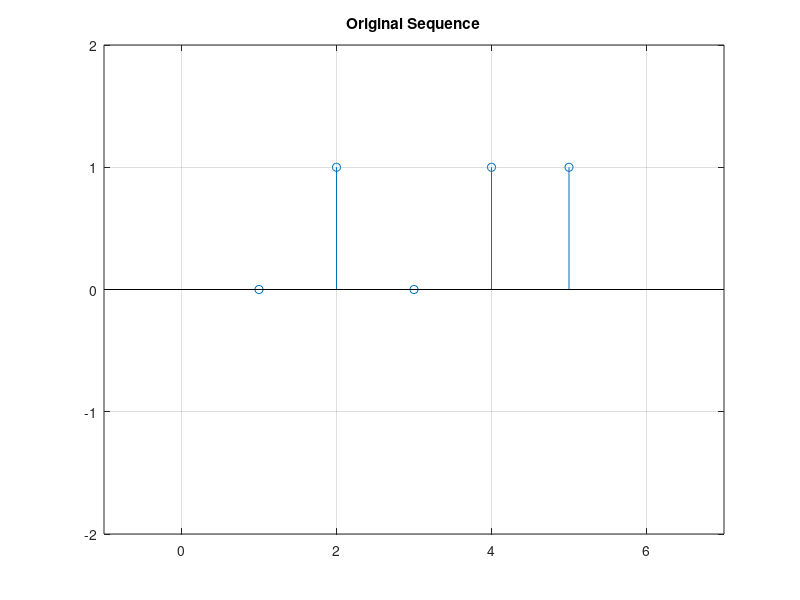
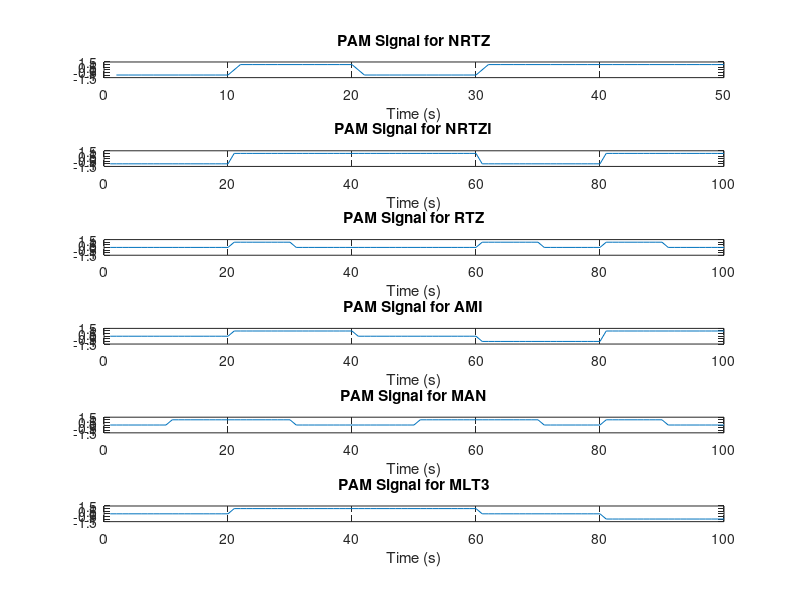
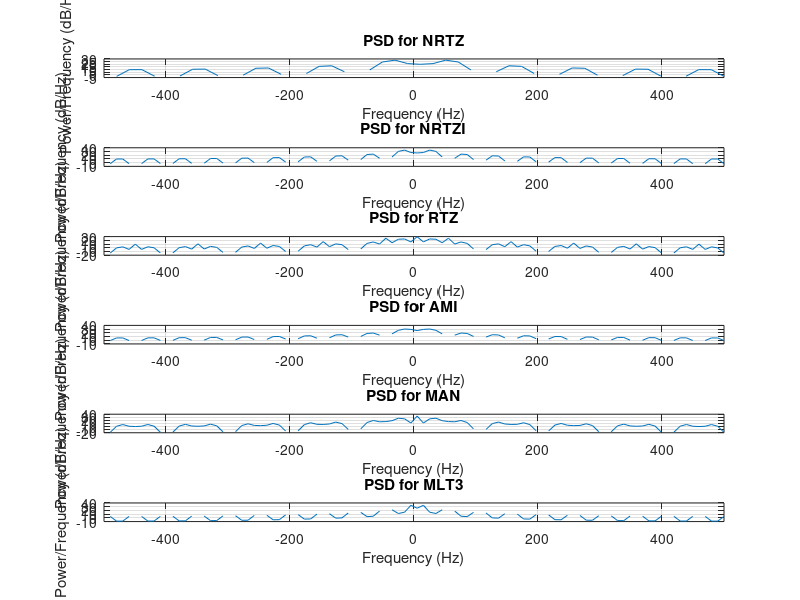

MATLAB code for these plots, in order:
clear; close all; clc;

% Parameters
nBits = 5;   % number of bits
Ts = 1e-3;       % symbol period
T = nBits*Ts;    % total time
t = 0:Ts:T-Ts;   % time vector

% Generate random bits
bits = randi([0 1],1, nBits);
%plot original binary sequence
figure;
stem(bits);xlim([-1 nBits+2]);ylim([-2 2]);title('Original Sequence');
grid on;

% Define pulse shape
pulse_width = 10;  % Width of square pulse in samples
pulse_shape = ones(1, pulse_width);  % Square pulse

% Modulate using different line codes
%%%%%% non-return to zero (NRZ)
nrtz = bits.*2-1;                         

%%%%%%% NRTI
nrzi = zeros(1, length(bits)*2);

%%%%%%% RTZ
rtz = zeros(1, length(bits)*2);
% Set initial signal level to positive
signal_level = -1;

%%%%%%% AMI
pulse = -1;
ami = zeros(1, 2*length(bits)); % Initialize the AMI output vector with zeros
j = 1; % Index variable for the AMI output vector

%%%%%%% MAN 
MAN = zeros(1, length(bits)*2);


%%%%% MLT3
% define the three signal levels
levels = [-1 0 1 0];

% initialize the MLT-3 encoded signal
mlt = zeros(1, 2*length(bits));

% initialize the current signal level of MLT3
current_level = 2;

for i = 1:length(bits)
    
    % Loop through binary data and encode using NRZI
    if bits(i) == 0
        % No transition, keep same signal level
        nrzi(j:j+1) = signal_level;
    else
        % Transition, invert signal level
        signal_level = -signal_level;
        nrzi(j:j+1) = signal_level;
    end
    
    % Modulate using RTZ line code
    if bits(i) == 1
        rtz(2*i-1) = 1;
    else
        rtz(2*i-1) = 0;
    end
    
    % Modulate using AMI (Alternate Mark Inversion) line code
    if bits(i) == 1
        if pulse == -1
            ami(j:j+1) = 1;     
        else
            ami(j:j+1) = -1;
        end
        pulse = -pulse; % Toggle the pulse
    end
    
    % Modulate using Manchester line code
    if bits(i) == 1
        MAN(2*i-1) = 1;
    else
        MAN(2*i) = 1;
    end
    
    % Modulate using MLT3 line code
    % if the current bit is 0, the signal level remains the same
    if bits(i) == 0
        mlt(j:j+1) = levels(current_level);
    % if the current bit is 1, the signal level changes to the next available level
    else
        % change the signal level
        current_level = mod(current_level, 4) + 1;
        % set the new signal level for the current bit
        mlt(j:j+1) = levels(current_level);
    end
     j = j + 2; % Increment the index variable by 2 for each bit
end

% Signals to PAM signals To make plotting like Square waves
signals = {nrtz, nrzi, rtz, ami, MAN, mlt};
signals_names = {'NRTZ', 'NRTZI', 'RTZ', 'AMI', 'MAN', 'MLT3'};
pam_signals = cell(size(signals));

for k = 1:numel(signals)
    signal = signals{k};
    pam_signal = zeros(1, length(signal*pulse_width));
    for i = 1:length(signal)
        start_idx = (i-1)*pulse_width+1;
        end_idx = start_idx+pulse_width-1;
        pam_signal(start_idx:end_idx) = signal(i) * pulse_shape;
    end
    pam_signals{k} = pam_signal;
end

% plotting signals
figure;
for k = 1:numel(pam_signals)
    subplot(numel(pam_signals), 1, k);
    plot(pam_signals{k});
    axis([0 length(pam_signals{k}) -1.5 1.5]); ylim([-1.5 1.5]);
    title(sprintf('PAM Signal for %s', upper(signals_names{k})));
    xlabel('Time (s)');
end

% Plotting PSD
figure;
for k = 1:numel(pam_signals)
    
N = length(pam_signals{k}); % number of samples
Fs = 1/Ts; % sampling frequency
f = linspace(-Fs/2, Fs/2, N);% frequency vector

subplot(numel(pam_signals), 1, k);
plot(f, 10*log10(abs(fftshift(fft(pam_signals{k})) .^ 2)));
xlim([-Fs/2, Fs/2]); grid on;
title(sprintf('PSD for %s', upper(signals_names{k})));
xlabel('Frequency (Hz)');
ylabel('Power/Frequency (dB/Hz)');
end

% 
% % Apply pulse amplitude modulation (PAM) to NRZI signal
% pam_signal_nrzi = zeros(1, length(nrzi*pulse_width));
% for i = 1:length(nrzi)
%     start_idx = (i-1)*pulse_width+1;
%     end_idx = start_idx+pulse_width-1;
%     pam_signal_nrzi(start_idx:end_idx) = nrzi(i) * pulse_shape;
% end
% 
% % Apply pulse amplitude modulation (PAM) to NRZI signal
% pam_signal_rtz = zeros(1, length(rtz*pulse_width));
% for i = 1:length(rtz)
%     start_idx = (i-1)*pulse_width+1;
%     end_idx = start_idx+pulse_width-1;
%     pam_signal_rtz(start_idx:end_idx) = rtz(i) * pulse_shape;
% end
% 
% % Apply pulse amplitude modulation (PAM) to NRZI signal
% pam_signal_ami = zeros(1, length(ami*pulse_width));
% for i = 1:length(ami)
%     start_idx = (i-1)*pulse_width+1;
%     end_idx = start_idx+pulse_width-1;
%     pam_signal_ami(start_idx:end_idx) = ami(i) * pulse_shape;
% end
% 
% % Apply pulse amplitude modulation (PAM) to NRZI signal
% pam_signal_man = zeros(1, length(MAN*pulse_width));
% for i = 1:length(MAN)
%     start_idx = (i-1)*pulse_width+1;
%     end_idx = start_idx+pulse_width-1;
%     pam_signal_man(start_idx:end_idx) = MAN(i) * pulse_shape;
% end
% 
% % Apply pulse amplitude modulation (PAM) to NRZI signal
% pam_signal_mlt = zeros(1, length(mlt*pulse_width));
% for i = 1:length(mlt)
%     start_idx = (i-1)*pulse_width+1;
%     end_idx = start_idx+pulse_width-1;
%     pam_signal_mlt(start_idx:end_idx) = mlt(i) * pulse_shape;
% end


% 
% % Plot modulated signals
% figure;
% subplot(6,1,1); plot(pam_signal_nrtz); axis([0 length(pam_signal_nrtz) -1.5 1.5]); ylim([-1.5 1.5]); title('Non-return to zero');
% subplot(6,1,2); plot(pam_signal_nrzi); axis([0 length(pam_signal_nrzi) -1.5 1.5]);ylim([-1.5 1.5]); title('Non-return to zero inverted');
% subplot(6,1,3); plot(pam_signal_rtz); axis([0 length(pam_signal_rtz) -1.5 1.5]); ylim([-1.5 1.5]); title('Return to zero');
% subplot(6,1,4); plot(pam_signal_ami); axis([0 length(pam_signal_ami) -1.5 1.5]); ylim([-1.5 1.5]); title('Alternate mark inversion');
% subplot(6,1,5);plot(pam_signal_man); axis([0 length(pam_signal_man) -1.5 1.5]); ylim([-1.5 1.5]); title('Manchester coding');
% subplot(6,1,6); plot(pam_signal_mlt); axis([0 length(pam_signal_mlt) -1.5 1.5]); ylim([-1.5 1.5]); title('Multi-level transmission');
% xlabel('Time (s)');
% 
% % Calculate power spectral density
% [P_nrtz, f_nrtz] = periodogram(nrtz,[],[],1/Ts,'centered');
% [P_nrzi, f_nrzi] = periodogram(nrzi,[],[],1/Ts,'centered');
% [P_rtz, f_rtz] = periodogram(rtz,[],[],1/Ts,'centered');
% [P_ami, f_ami] = periodogram(ami,[],[],1/Ts,'centered');
% [P_manchester, f_manchester] = periodogram(MAN,[],[],1/Ts,'centered');
% [P_mlt, f_mlt] = periodogram(mlt,[],[],1/Ts,'centered');
% 
% % Plot power spectral density
% figure;
% subplot(6,1,1); plot(f_nrtz,10*log10(P_nrtz)); title('Non-return to zero');
% subplot(6,1,2); plot(f_nrzi,10*log10(P_nrzi)); title('Non-return to zero inverted');
% subplot(6,1,3); plot(f_rtz,10*log10(P_rtz)); title('Return to zero');
% subplot(6,1,4); plot(f_ami,10*log10(P_ami)); title('Alternate mark inversion');
% subplot(6,1,5); plot(f_manchester,10*log10(P_manchester)); title('Manchester coding');
% subplot(6,1,6); plot(f_mlt,10*log10(P_mlt)); title('Multi-level transmission');
% xlabel('Frequency (Hz)');
% ylabel('Power spectral density (dB/Hz)');
% 

